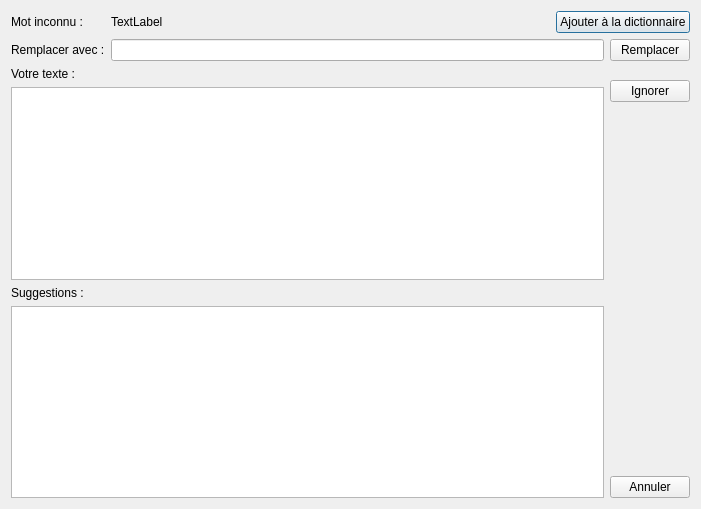
<?xml version="1.0" encoding="UTF-8"?>
<ui version="4.0">
 <class>SpellCheckDialog</class>
 <widget class="QDialog" name="SpellCheckDialog">
  <property name="geometry">
   <rect>
    <x>0</x>
    <y>0</y>
    <width>701</width>
    <height>509</height>
   </rect>
  </property>
  <property name="windowTitle">
   <string>Correction Orthographique</string>
  </property>
  <layout class="QGridLayout" name="gridLayout">
   <item row="0" column="1">
    <widget class="QLabel" name="lblUnknownWord">
     <property name="sizePolicy">
      <sizepolicy hsizetype="Expanding" vsizetype="Preferred">
       <horstretch>0</horstretch>
       <verstretch>0</verstretch>
      </sizepolicy>
     </property>
     <property name="text">
      <string>TextLabel</string>
     </property>
    </widget>
   </item>
   <item row="1" column="0">
    <widget class="QLabel" name="label_2">
     <property name="text">
      <string>Remplacer avec :</string>
     </property>
    </widget>
   </item>
   <item row="0" column="2" colspan="2">
    <widget class="QPushButton" name="btnAddToDict">
     <property name="text">
      <string>Ajouter à la dictionnaire</string>
     </property>
    </widget>
   </item>
   <item row="0" column="0">
    <widget class="QLabel" name="label">
     <property name="text">
      <string>Mot inconnu : </string>
     </property>
    </widget>
   </item>
   <item row="3" column="0" colspan="3">
    <widget class="QPlainTextEdit" name="plainTextEdit"/>
   </item>
   <item row="5" column="0" colspan="3">
    <widget class="QListWidget" name="listWidget">
     <property name="editTriggers">
      <set>QAbstractItemView::NoEditTriggers</set>
     </property>
     <property name="showDropIndicator" stdset="0">
      <bool>false</bool>
     </property>
    </widget>
   </item>
   <item row="1" column="3" rowspan="5">
    <layout class="QVBoxLayout" name="verticalLayout">
     <item>
      <widget class="QPushButton" name="btnReplaceOnce">
       <property name="text">
        <string>Remplacer</string>
       </property>
      </widget>
     </item>
     <item>
      <spacer name="verticalSpacer_2">
       <property name="orientation">
        <enum>Qt::Vertical</enum>
       </property>
       <property name="sizeType">
        <enum>QSizePolicy::Fixed</enum>
       </property>
       <property name="sizeHint" stdset="0">
        <size>
         <width>20</width>
         <height>13</height>
        </size>
       </property>
      </spacer>
     </item>
     <item>
      <widget class="QPushButton" name="btnIgnoreOnce">
       <property name="text">
        <string>Ignorer</string>
       </property>
      </widget>
     </item>
     <item>
      <spacer name="verticalSpacer">
       <property name="orientation">
        <enum>Qt::Vertical</enum>
       </property>
       <property name="sizeHint" stdset="0">
        <size>
         <width>20</width>
         <height>240</height>
        </size>
       </property>
      </spacer>
     </item>
     <item>
      <widget class="QPushButton" name="btnCancel">
       <property name="text">
        <string>Annuler</string>
       </property>
      </widget>
     </item>
    </layout>
   </item>
   <item row="2" column="0">
    <widget class="QLabel" name="label_3">
     <property name="text">
      <string>Votre texte : </string>
     </property>
    </widget>
   </item>
   <item row="1" column="1" colspan="2">
    <widget class="QLineEdit" name="ledtReplaceWith"/>
   </item>
   <item row="4" column="0">
    <widget class="QLabel" name="label_4">
     <property name="text">
      <string>Suggestions : </string>
     </property>
    </widget>
   </item>
  </layout>
 </widget>
 <tabstops>
  <tabstop>ledtReplaceWith</tabstop>
  <tabstop>listWidget</tabstop>
  <tabstop>btnReplaceOnce</tabstop>
  <tabstop>btnIgnoreOnce</tabstop>
  <tabstop>btnAddToDict</tabstop>
  <tabstop>btnCancel</tabstop>
  <tabstop>plainTextEdit</tabstop>
 </tabstops>
 <resources/>
 <connections/>
</ui>
